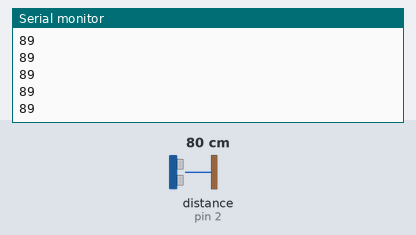
Recording of a sketch running on a simulated Arduino Uno, built with avr-gcc and run on an emulated ATmega328P. Parts: the last lines printed to the serial monitor. Wiring (inferred from the names in the program): ultrasonic range finder: trigger pin 3; echo pin 2. Inputs (shaded band) come from the test bench; at power-on: distance to the obstacle (sensor on pin 2) 80 cm. The echo pulse lasts 58.3 µs per cm.

Above: at 1.2 s.
1.3 s: distance to the obstacle (sensor on pin 2) set to 2 cm
At 1.37 s:
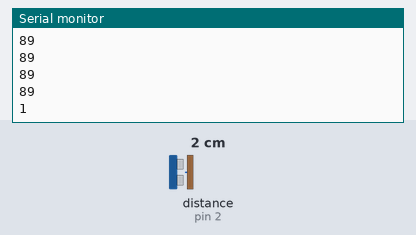
2.8 s: distance to the obstacle (sensor on pin 2) set to 4 cm
At 2.89 s:
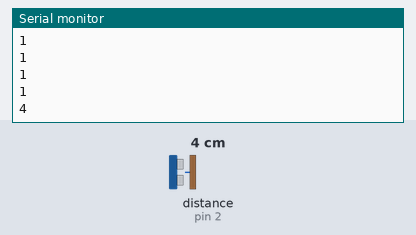
Timing chart, 0 to 5.8 s (numbered marks = the images above; inputs shaded):
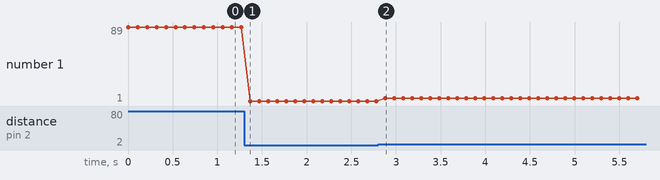

Measured:
- after the input at 1.3 s, the serial monitor: prints a new line after 0.07 s (image 1)
- after the input at 2.8 s, the serial monitor: prints a new line after 0.08 s (image 2)
- plotted number 1: 89 → 1 after the input at 1.3 s, 1 → 4 after the input at 2.8 s

The sketch:

sensor_vergon.ino
```cpp
// Este programa usará el sensor de ultrasonidos HCSR04 para medir la distancia
// a diferentes obstáculos en centímetros y mostrarlo por el puerto serie.
#define triggerEmisor 3
#define echoReceptor 2

// Variable en la que se va a almacenar el valor correspondiente a la distancia
int distancia;

// Variable en la que se va a almacenar el valor correspondiente al tiempo
// Función que se ejecuta una única vez al principio del programa
void setup()
{
  pinMode(triggerEmisor,OUTPUT); // El emisor emite por lo que es configurado como salida
  pinMode(echoReceptor,INPUT);   // El receptor recibe por lo que es configurado como entrada
  Serial.begin(9600); // Inicia el puerto de comunicaciones en serie
}

//Este módulo calcula y devuelve la distancia en cm.
void loop() {

  //Para estabilizar el valor del pin Trig se establece a LOW
  digitalWrite (triggerEmisor, LOW);
  delayMicroseconds(10);

  //Se lanzan los 8 pulsos del emisor
  digitalWrite (triggerEmisor, HIGH);
  delayMicroseconds(10);
  digitalWrite (triggerEmisor, LOW);
  distancia= pulseIn (echoReceptor, HIGH);

  // Velocidad del sonido en el aire es de 0,034 cm/microsegundos
  // ida y vuelta nos interesa solo la mitad (0,034/2 = 0,017)
  distancia=distancia/52;
  Serial.println(distancia);
  delay(100);
}
```
